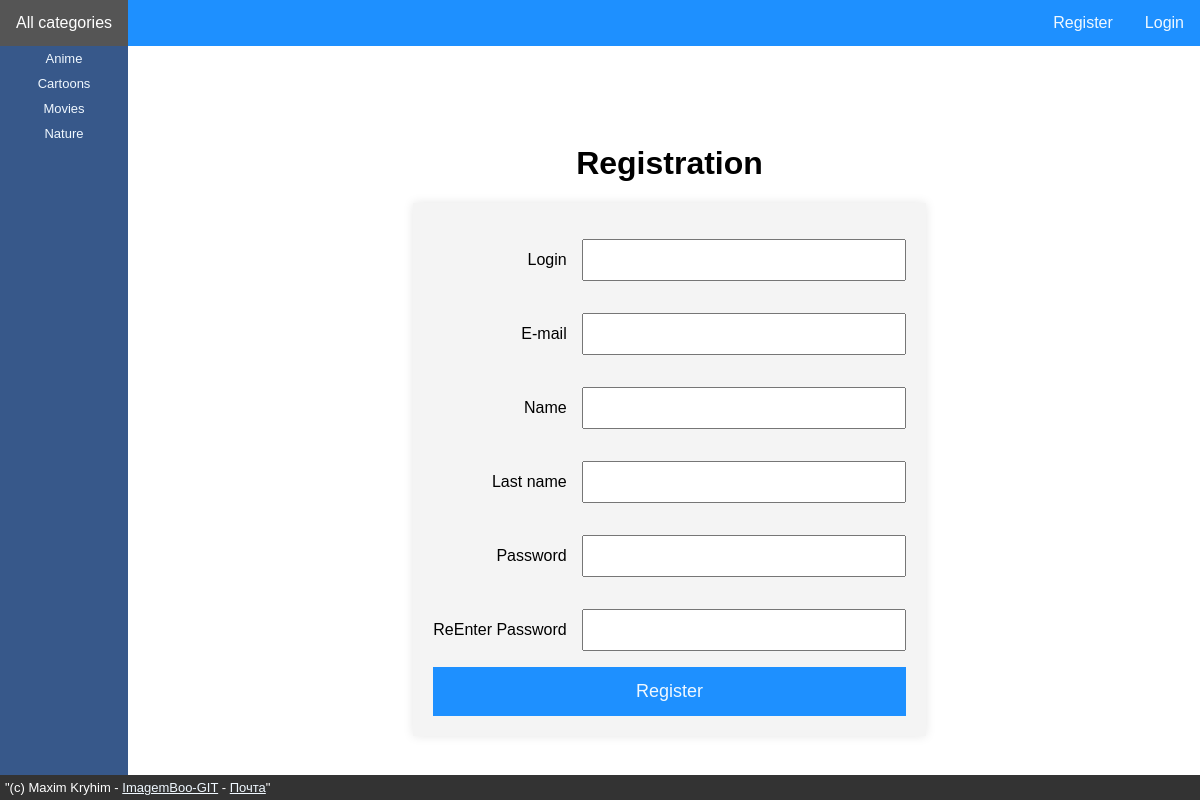
The page /users/register/ on the database its author committed.
### main/models.py (models this page shows, shortened)
class Category(models.Model):
    name = models.CharField(max_length=64, verbose_name="Image Category")
    created_at = models.DateTimeField(auto_now_add=True)
    class Meta:
        verbose_name = "Image Category"
        verbose_name_plural = "Image Category"
        ordering = ["name"] # Sort by name

### users/views.py (the view)
# urls.py: path('register/', RegisterUser.as_view(), name='register'),
class RegisterUser(CreateView):
    form_class = RegisterUserForm
    template_name = 'users/register.html'
    extra_context = {'title': "Registration"}
    success_url = reverse_lazy('users:login')

### users/forms.py (shortened to what this page needs)
class RegisterUserForm(UserCreationForm):
    username = forms.CharField(label="Login", widget=forms.TextInput(attrs={'class': 'form-input'}))
    password1 = forms.CharField(label="Password", widget=forms.PasswordInput(attrs={'class': 'form-input'}))
    password2 = forms.CharField(label="ReEnter Password", widget=forms.PasswordInput(attrs={'class': 'form-input'}))
    class Meta:
        model = get_user_model()
        fields = ['username', 'email', 'first_name', 'last_name', 'password1', 'password2']
        labels = {
            'email': 'E-mail',
            'first_name': "Name",
            'last_name': "Last name",
        }
        widgets = {
            'email': forms.TextInput(attrs={'class': 'form-input'}),
            'first_name': forms.TextInput(attrs={'class': 'form-input'}),
            'last_name': forms.TextInput(attrs={'class': 'form-input'}),
        }

### main/context_processors.py (called while the page is built)
def side_menu(request):
    side_menu_categories = Category.objects.all()
    return {'side_menu_categories': side_menu_categories}

### users/templates/users/register.html (shortened to what this page needs)
{% extends 'main/base.html' %}
{% block content %}
<div class="login-form">
    <h1>Registration</h1>
    <form method="post">
        {% for f in form %}
        <p><label class="form-label" for="{{ f.id_for_label }}">{{ f.label }}</label>{{ f }}</p>
        {% endfor %}
        <button type="submit">Register</button>
    </form>
</div>
{% endblock %}

### main/templates/main/sidemenu.html
<div class="sidemenu">
  <ul>
    {% for category in side_menu_categories %}
    <li><a href="{% url 'images_by_category' category.name %}">{{ category.name }}</a></li>
    {% endfor %}
  </ul>
</div>

### main/static/main/style.css (style rules this page uses)
body { margin: 0; font-family: 'Futura', sans-serif; }
p { align-self: flex-end; }
.sidemenu { height: 100%; width: 128px; position: fixed; top: 46px; left: 0; background-color: #37588a; padding-top: 0px; }
.sidemenu ul { list-style-type: none; padding: 0; margin: 0; }
.sidemenu li { width: 100%; }
.sidemenu a { padding-top: 5px; padding-bottom: 5px; text-decoration: none; font-size: 13px; color: #F0F8FF; text-align: center; display: block; width: 100%; box-sizing: border-box; }
.login-form { display: flex; flex-direction: column; align-items: center; justify-content: center; height: 80vh; margin-top: 50px; }
.login-form form { display: flex; flex-direction: column; align-items: Right; background-color: #f4f4f4; padding: 20px; box-shadow: 0 0 10px rgba(0, 0, 0, 0.1); }
.login-form input[type="text"], .login-form input[type="password"] { width: 300px; padding: 10px; margin: 0px 0; font-size: 16px; margin-left: 15px; }
.login-form button { background-color: #1E90FF; color: #F0F8FF; padding: 14px 16px; font-size: 18px; border: none; cursor: pointer; text-decoration: none; user-select: none; }

### rows shown on the page
Category: name "Anime"
Category: name "Cartoons"
Category: name "Movies"
Category: name "Nature"

### other values the page prints
{{ f.label }} "Login" "E-mail" "Name" "Last name" "Password" "ReEnter Password"
